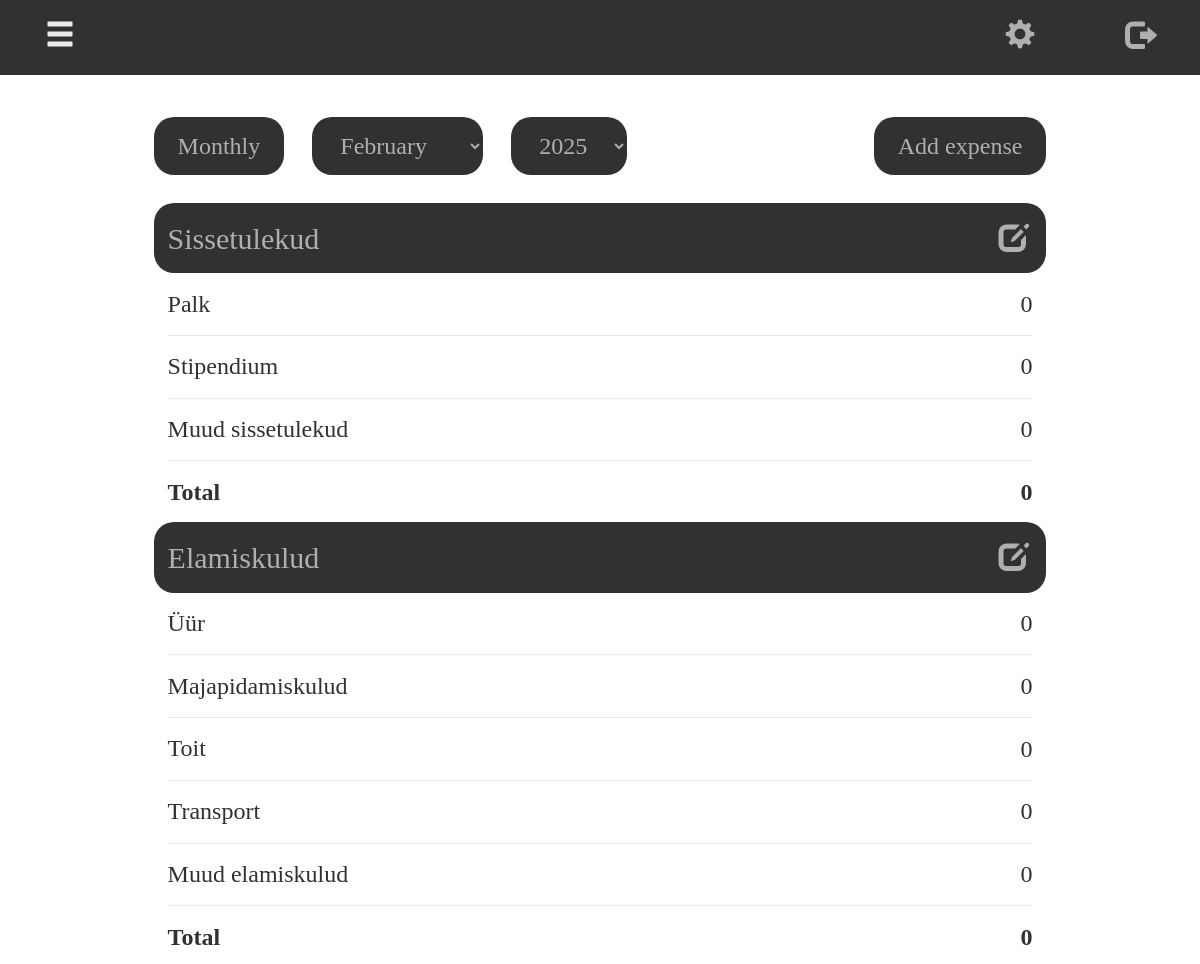
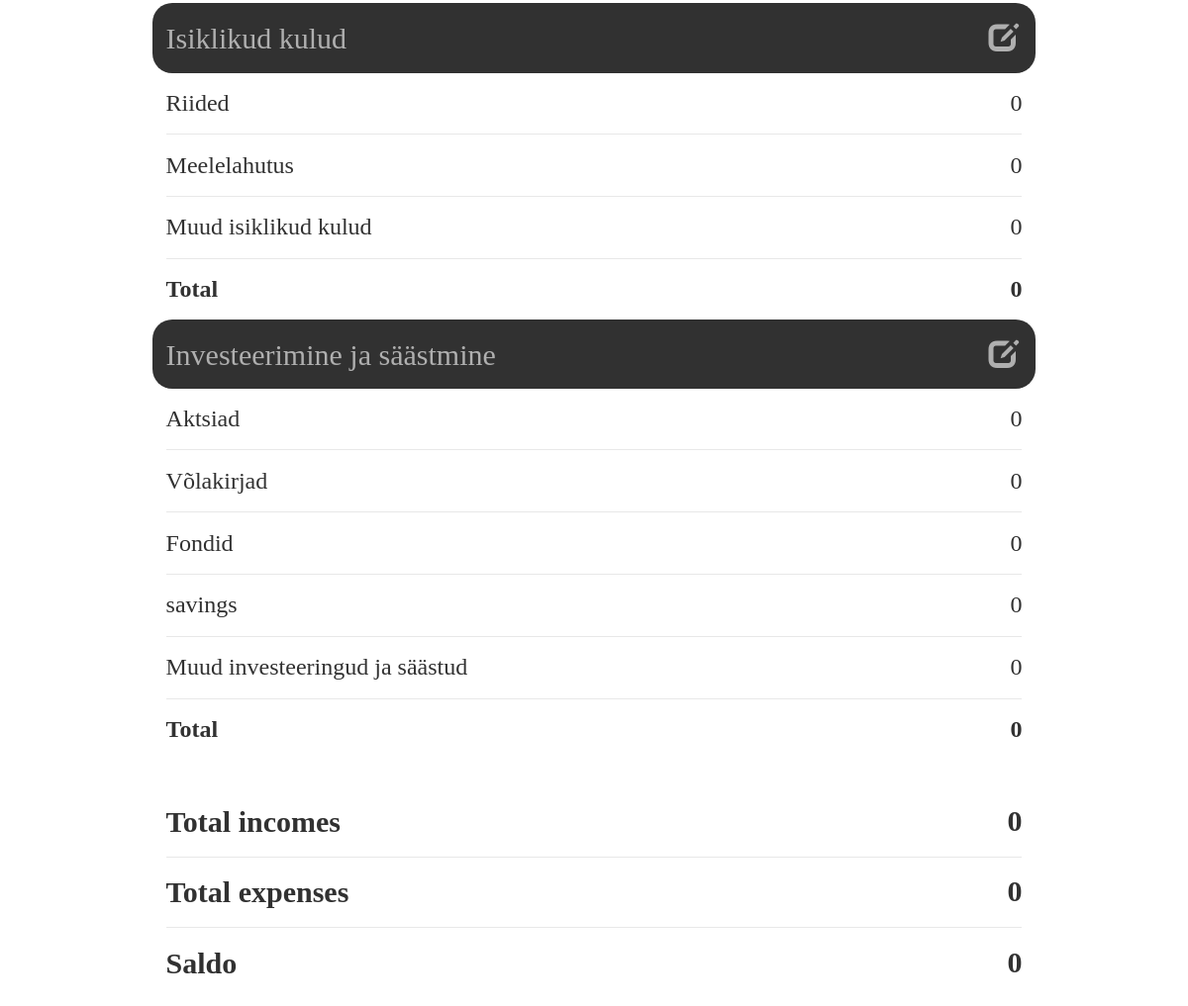
/overview (signed in), run on the app's committed database (2 pictures, top to bottom).
### rahaleht/models.py (models this page shows, shortened)
class User(db.Model, UserMixin):
    id = db.Column(db.Integer, primary_key=True)
    username = db.Column(db.String(30), unique=True, nullable=False)
    password = db.Column(db.String(60), nullable=False)
    email = db.Column(db.String(120), unique=True, nullable=False)
    image_file = db.Column(db.String(20), nullable=False, default='default.jpg')
    expenses = db.relationship('Expense', backref='owner', lazy=True)
    language = db.Column(db.String(2), nullable=False, default='en')

### rahaleht/expenses/routes.py (the view)
@expenses.route("/overview", methods=['POST', 'GET'])
@login_required
def overview():
    form = DateForm(current_user.language)
    cat, subcat = get_categories()
    return render_template('overview.html', form=form, categories=cat, subcategories=subcat, get_lang=get_lang, lang=current_user.language)

### rahaleht/expenses/forms.py
class DateForm(FlaskForm):
    def __init__(self, lang):
        super(DateForm, self).__init__()
        self.month.choices = [('01', get_lang(lang, "months", "01")),
                              ('02', get_lang(lang, "months", "02")),
                              ('03', get_lang(lang, "months", "03")),
                              ('04', get_lang(lang, "months", "04")),
                              ('05', get_lang(lang, "months", "05")),
                              ('06', get_lang(lang, "months", "06")),
                              ('07', get_lang(lang, "months", "07")),
                              ('08', get_lang(lang, "months", "08")),
                              ('09', get_lang(lang, "months", "09")),
                              ('10', get_lang(lang, "months", "10")),
                              ('11', get_lang(lang, "months", "11")),
                              ('12', get_lang(lang, "months", "12"))]
    yearly = BooleanField('')
    month = SelectField('')
    year = SelectField('', choices=[])

### rahaleht/main/utils.py (called while the page is built)
def get_lang(lang, page, text):
    current_dir = os.path.dirname(os.path.dirname(os.path.abspath(__file__)))
    file_path = os.path.join(current_dir, "static", "lang.json")
    with open(file_path, "r", encoding="utf-8") as f:
        data = json.load(f)
        return data.get(lang, {}).get(page, {}).get(text, text)

### rahaleht/models.py (called while the page is built)
@login_manager.user_loader
def load_user(user_id):
    return User.query.get(int(user_id))

### rahaleht/templates/overview.html (shortened to what this page needs)
{% extends "layout.html" %}
{% block sisu %}
    <div class="items-column">
        <div class="page-top">
            <div>
                <form method="POST" action="" novalidate id="time-select-form">
                    <fieldset>
                        <div class="time-select">
                            <label for="yearly-button" class="yearly-button-label text text-s bg-gray time-field" id="yearly-button-label">
                                {{ get_lang(lang, 'overview', 'monthly') }}
                            </label>
                            {{ form.month(class="text text-s bg-gray time-field", id="month-select") }}
                            {{ form.year(class="text text-s bg-gray time-field", id="year-select") }}
                        </div>
                    </fieldset>
                </form>
            </div>
            <div class="expense-button-container">
                <a href="{{ url_for('expenses.new_expense') }}" class="time-field bg-gray text text-s">{{ get_lang(lang, "overview", "add_expense") }}</a>
            </div>
        </div>
        <div class="home-page">
            <div class="overview-container">
                {% for cat in categories %}
                    <div class="cat-container" id="{{ cat + '-div' }}">
                        <div class="cat-head bg-gray" id="{{ cat + '-head' }}">
                            <h2 class="text text-m text-light">{{ cat }}</h2>
                            <a href="{{ url_for('expenses.edit_cat') }}" class="text text-m" id="{{ cat + '-icon' }}">
                                <span class="glyphicon glyphicon-edit"></span>
                            </a>
                        </div>
                        <div class="subcat-container edit-cat" id="{{ cat + '-container' }}">
                            {% for subcat in subcategories[cat] %}
                                <div>
                                    <div class="subcat-name">
                                        <h3 class="text text-s account-form-text">{{ subcat }}</h3>
                                        <p class="text text-s account-form-text" id="{{ subcat }}">0</p>
                                    </div>
                                </div>
                            {% endfor %}
                            <div class="subcat-name">
                                <h3 class="text text-s account-form-text text-bold">Total</h3>
                                <p class="text text-s account-form-text text-bold" id="{{ cat + '-total' }}">0</p>
                            </div>
                        </div>
                    </div>
                {% endfor %}
                <div class="conc-div">
                    <div>
                        <div class="subcat-name">
                            <h2 class="text text-m account-form-text text-bold">{{ get_lang(lang, "overview", "total_incomes") }}</h2>
                            <p class="text text-m account-form-text text-bold" id="total-incomes">0</p>
                        </div>
                    </div>
                    <div>
                        <div class="subcat-name">
                            <h2 class="text text-m account-form-text text-bold">{{ get_lang(lang, "overview", "total_expenses") }}</h2>
                            <p class="text text-m account-form-text text-bold" id="total-expenses">0</p>
                        </div>
                    </div>
                    <div>
                        <div class="subcat-name">
                            <h2 class="text text-m account-form-text text-bold">{{ get_lang(lang, "overview", "saldo") }}</h2>
                            <p class="text text-m account-form-text text-bold" id="money-left">0</p>
                        </div>
                    </div>
                </div>
            </div>
        </div>
    </div>
{% endblock sisu %}

### rahaleht/templates/layout.html (shortened to what this page needs)
<!DOCTYPE html>
<html lang="en">
<head>
    <link rel="stylesheet" href="https://cdn.jsdelivr.net/npm/bootstrap@3.3.7/dist/css/bootstrap.min.css">
    <link rel="stylesheet" type="text/css" href="{{ url_for('static', filename='main.css') }}">
    <link rel="stylesheet" type="text/css" href="{{ url_for('static', filename='form.css') }}">
    <link rel="stylesheet" type="text/css" href="{{ url_for('static', filename='settings.css') }}">
    <link rel="stylesheet" type="text/css" href="{{ url_for('static', filename='stats.css') }}">
</head>
<body>
    <header class="p-header">
        <nav class="navb bg-gray">
            <ul class="nav-container left">
                <li id="home-id"><p class="text text-m"><span class="glyphicon glyphicon-menu-hamburger"></span></p></li>
            </ul>
            <ul class="nav-container right">
                {% if current_user.is_authenticated %}
                    <li class="{% if current_path == url_for('users.settings') %}active{% endif %}"><a class="text text-m" href="{{ url_for('users.settings') }}"><span class="glyphicon glyphicon-cog"></span></a></li>
                    <li><a class="text text-m" href="{{ url_for('users.logout') }}"><span class="glyphicon glyphicon-log-out"></span></a></li>
                {% endif %}
            </ul>
        </nav>
    </header>
    <div class="content-container">
        {% block sisu %}{% endblock %}
    </div>
</body>
</html>

### rahaleht/static/main.css (style rules this page uses)
* { margin: 0; padding: 0; box-sizing: border-box; }
html, body { width: 100%; height: 100%; overflow: hidden; }
html { scrollbar-width: none; }
body { position: absolute; display: flex; }
p, h1, h2, h3, h4, h5, h6, label { margin: 0; padding: 0; }
.text-light { color: rgb(255, 255, 255); }
.text-bold { font-weight: bold !important; }
.bg-gray { background-color: rgb(49, 49, 49); }
.text-m { font-size: 30px; }
.text-s { font-size: 24px; }
header.p-header { width: 100%; position: fixed; top: 0; z-index: 1000; }
nav { padding-bottom: 0; }
.navb { display: flex; justify-content: space-between; width: 100%; }
.nav-container, .sidebar { display: flex; align-items: center; }
.navb ul, .sidebar ul { margin: 0; }
.navb li { display: flex; justify-content: center; align-items: center; }
#home-id { justify-content: start; }
.nav-container li, .sidebar li { list-style: none; width: auto; }
.nav-container a, #home-id p { padding: 0 1.5em; height: 75px; line-height: 2.5em; transition: 0.3s; }
#home-id { width: 300px; height: 75px; transition: 0.6s; }
.text { font-family: "Times new roman", Times, serif; text-decoration: none; font-weight: 400; color: rgb(175, 175, 175); }
.content-container { display: flex; flex-direction: column; align-items: center; justify-content: center; width: 100%; height: calc(100% - 75px); overflow-x: hidden; margin-top: 75px; transition: 0.6s; padding: 3em; }
.items-column { display: flex; flex-direction: column; align-items: center; width: 100%; height: 100%; }

### rahaleht/static/form.css (style rules this page uses)
.page-top { display: flex; justify-content: space-between; }

### rahaleht/static/settings.css (style rules this page uses)
.account-form-text { color: rgb(49, 49, 49); }

### rahaleht/static/stats.css (style rules this page uses)
.home-page { display: flex; width: 80%; height: fit-content; justify-content: center; margin-top: 1em; border-radius: 20px; }
.page-top { display: flex; width: 80%; justify-content: space-between; align-items: center; margin-bottom: 1em; }
.time-select { display: flex; gap: 2em; }
.time-field { line-height: 2em; padding: 0.2em 1em; border-radius: 20px; border: none; outline: none; cursor: pointer; transition: 0.3s; }
a.time-field { line-height: 1em; padding: 0.6585em 1em; }
.overview-container { display: flex; flex-direction: column; width: 100%; height: fit-content; }
.cat-container, .subcat-container, .subcat-expenses { display: flex; flex-direction: column; justify-content: center; transition: 0.3s ease; width: 100%; overflow: hidden; }
.cat-head, .subcat-name { padding: 1em; display: flex; align-items: center; justify-content: space-between; }
.cat-head { border-radius: 20px; transition: 0.6s ease; cursor: pointer; }
.cat-head a span { transition: 0.3s; margin-right: 4px; transform: translateY(3px); }
.subcat-name { width: 100%; }
.conc-div { width: 100%; height: fit-content; margin: 2em 0; }
.conc-div > *:not(:last-child)::after, .subcat-container.edit-cat > *:not(:last-child)::after, .subcat-expenses > *:not(:last-child)::after { content: ""; display: block; width: calc(100% - 2em); height: 0.5px; margin: auto; background-color: rgb(232, 232, 232); }

### data on the page
User: language "Monthly", language "Add expense", language "Total incomes", language "Total expenses", language "Saldo"

### other printed values
{{ cat }} "Sissetulekud" "Elamiskulud" "Isiklikud kulud" "Investeerimine ja säästmine"
{{ subcat }} "Palk" "Stipendium" "Muud sissetulekud" "Üür" "Majapidamiskulud" "Toit" "Transport" "Muud elamiskulud" "Riided" "Meelelahutus" "Muud isiklikud kulud" "Aktsiad" "Võlakirjad" "Fondid" "savings" "Muud investeeringud ja säästud"
